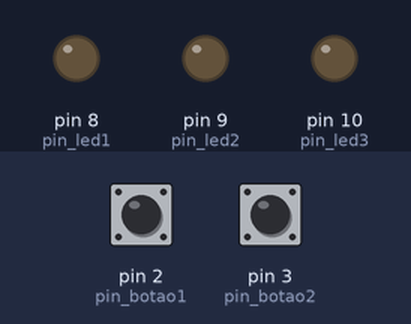
Recording of a sketch running on a simulated Arduino Uno, built with avr-gcc and run on an emulated ATmega328P. Shown: output pins drawn as LEDs (lit = HIGH). The inputs (shaded band) are chosen by the test bench; at power-on: pin 2 (pin_botao1) LOW, pin 3 (pin_botao2) LOW.

Above: at 1.2 s.
1.3 s: pin 2 (pin_botao1) pulled HIGH for 0.15 s
At 1.37 s:
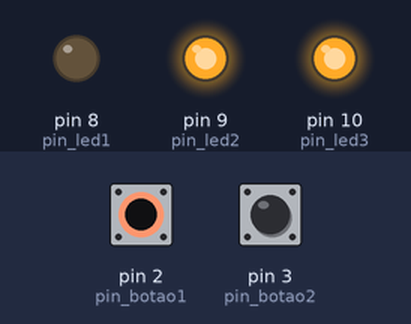
2.9 s: pin 2 (pin_botao1) pulled HIGH for 3.2 s
At 6.6 s:
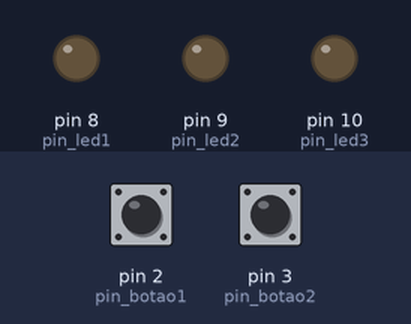
7.6 s: pin 3 (pin_botao2) pulled HIGH for 3.2 s
At 8.9 s:
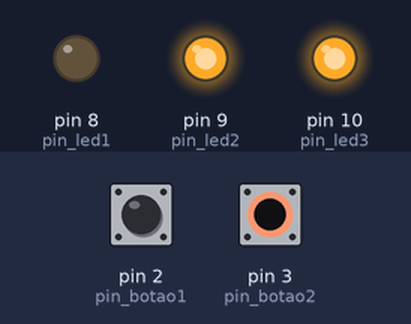
12.3 s: pin 2 (pin_botao1) driven HIGH and pin 3 (pin_botao2) driven HIGH
At 13.7 s:
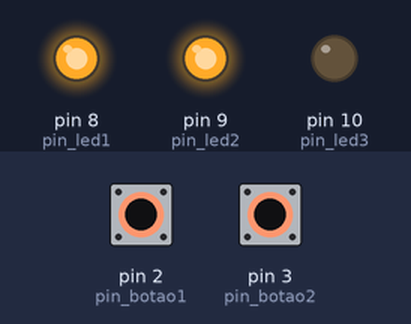
Timing chart, 0 to 14.8 s (numbered marks = the images above; inputs shaded):
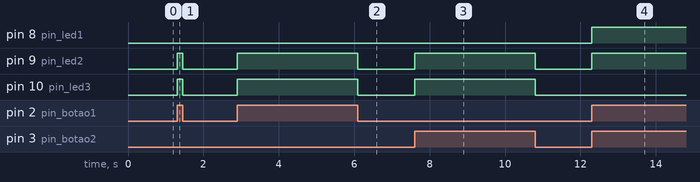

Measured:
- after the input at 1.3 s, pin 9 (pin_led2), pin 10 (pin_led3): LOW → HIGH at once, → LOW 0.15 s later
- after the input at 2.9 s, pin 9 (pin_led2), pin 10 (pin_led3): LOW → HIGH at once, → LOW 3.2 s later
- after the input at 7.6 s, pin 9 (pin_led2), pin 10 (pin_led3): LOW → HIGH at once, → LOW 3.2 s later
- after the input at 12.3 s, pin 8 (pin_led1), pin 9 (pin_led2): LOW → HIGH at once

The sketch:

SE_Teste2.ino
```cpp
#define pin_led1 8    //definindo pino 8 como led1
#define pin_led2 9    //definindo pino 9 como led2
#define pin_led3 10   //definindo pino 10 como led3
#define pin_botao1 2
#define pin_botao2 3


void setup() {
  Serial.begin(9600);          //define a velocidade da comunicação
  pinMode (pin_led1, OUTPUT);  //definindo led1 saida
  pinMode (pin_led2, OUTPUT);  //definindo led2 saida
  pinMode (pin_led3, OUTPUT);  //definindo led3 saida
  pinMode (pin_botao1, INPUT);
  pinMode (pin_botao2, INPUT);
}

void loop() {
  bool estado1 = digitalRead(pin_botao1);
  bool estado2 = digitalRead(pin_botao2);
  if (estado1 == 1 & estado2 == 1) {
    digitalWrite (pin_led1, HIGH);
  }
  else {
    digitalWrite (pin_led1, LOW);
  }

  if (estado1 == 1 |estado2 == 1){
    digitalWrite (pin_led2, HIGH);
  }
  else {
    digitalWrite (pin_led2, LOW);
  }

    if (estado1 == 1 != estado2 == 1){
    digitalWrite (pin_led3, HIGH);
  }
  else {
    digitalWrite (pin_led3, LOW);
  }

}
```
